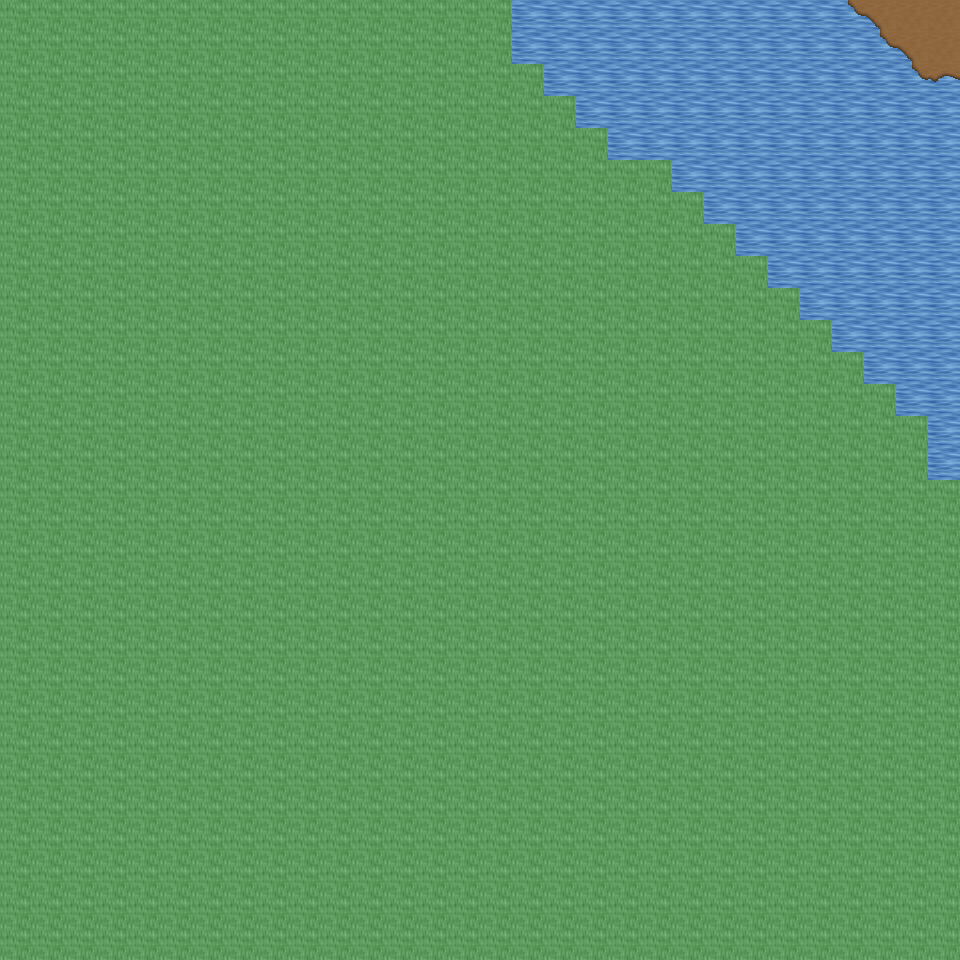

Tiled map render using the project's own tile images. Description and the map definition, with tile-layer contents summarised, below:
An orthogonal 30x30 tile map with 32x32 px tiles, 6 tile layers (Ground, Object, Object2, Above, ...), 29 tilesets and 2 objects (2x mapExit).

<map version="1.0" orientation="orthogonal" renderorder="right-down" width="30" height="30" tilewidth="32" tileheight="32" nextobjectid="3">
  <tileset firstgid="1" name="tileset_ground_ground" tilewidth="32" tileheight="32" tilecount="33" columns="3">
    <image source="../drawable/tileset_ground_ground.png" width="96" height="352" />
  </tileset>
  <tileset firstgid="34" name="tileset_ground_water_pool" tilewidth="32" tileheight="32" tilecount="72" columns="3">
    <image source="../drawable/tileset_ground_water_pool.png" width="96" height="768" />
  </tileset>
  <tileset firstgid="106" name="tileset_ground_earth_edges" tilewidth="32" tileheight="32" tilecount="18" columns="6">
    <image source="../drawable/tileset_ground_earth_edges.png" width="192" height="96" />
  </tileset>
  <tileset firstgid="124" name="tileset_ground_grass_edges" tilewidth="32" tileheight="32" tilecount="36" columns="12">
    <image source="../drawable/tileset_ground_grass_edges.png" width="384" height="96" />
  </tileset>
  <tileset firstgid="160" name="tileset_ground_grass_corners" tilewidth="32" tileheight="32" tilecount="24" columns="6">
    <image source="../drawable/tileset_ground_grass_corners.png" width="192" height="128" />
  </tileset>
  <tileset firstgid="184" name="tileset_ground_water_pool_corners" tilewidth="32" tileheight="32" tilecount="72" columns="3">
    <image source="../drawable/tileset_ground_water_pool_corners.png" width="96" height="768" />
  </tileset>
  <tileset firstgid="256" name="tileset_furniture_carpet_carpets" tilewidth="32" tileheight="32" tilecount="8" columns="4">
    <image source="../drawable/tileset_furniture_carpet_carpets.png" width="128" height="64" />
  </tileset>
  <tileset firstgid="264" name="tileset_ground_ridge_earth_dark" tilewidth="32" tileheight="32" tilecount="96" columns="12">
    <image source="../drawable/tileset_ground_ridge_earth_dark.png" width="384" height="256" />
  </tileset>
  <tileset firstgid="360" name="tileset_ground_ridge_earth_pale" tilewidth="32" tileheight="32" tilecount="96" columns="12">
    <image source="../drawable/tileset_ground_ridge_earth_pale.png" width="384" height="256" />
  </tileset>
  <tileset firstgid="456" name="tileset_plant_grasses" tilewidth="32" tileheight="32" tilecount="6" columns="3">
    <image source="../drawable/tileset_plant_grasses.png" width="96" height="64" />
  </tileset>
  <tileset firstgid="462" name="tileset_plant_flower_daisy_red" tilewidth="32" tileheight="32" tilecount="8" columns="2">
    <image source="../drawable/tileset_plant_flower_daisy_red.png" width="64" height="128" />
  </tileset>
  <tileset firstgid="470" name="tileset_plant_flower_daisy_blue" tilewidth="32" tileheight="32" tilecount="8" columns="2">
    <image source="../drawable/tileset_plant_flower_daisy_blue.png" width="64" height="128" />
  </tileset>
  <tileset firstgid="478" name="tileset_plant_flower_daisy_yellow" tilewidth="32" tileheight="32" tilecount="8" columns="2">
    <image source="../drawable/tileset_plant_flower_daisy_yellow.png" width="64" height="128" />
  </tileset>
  <tileset firstgid="486" name="tileset_plant_bush_bushes" tilewidth="32" tileheight="32" tilecount="10" columns="5">
    <image source="../drawable/tileset_plant_bush_bushes.png" width="160" height="64" />
  </tileset>
  <tileset firstgid="496" name="tileset_furniture_table_long_side_on_pale" tilewidth="32" tileheight="32" tilecount="3" columns="3">
    <image source="../drawable/tileset_furniture_table_long_side_on_pale.png" width="96" height="32" />
  </tileset>
  <tileset firstgid="499" name="tileset_plant_stump_small_stump" tilewidth="32" tileheight="32" tilecount="4" columns="2">
    <image source="../drawable/tileset_plant_stump_small_stump.png" width="64" height="64" />
  </tileset>
  <tileset firstgid="503" name="tileset_ground_rock_rocks_2" tilewidth="32" tileheight="32" tilecount="4" columns="2">
    <image source="../drawable/tileset_ground_rock_rocks_2.png" width="64" height="64" />
  </tileset>
  <tileset firstgid="507" name="tileset_ground_ladder_vertical_dark" tilewidth="32" tileheight="32" tilecount="3" columns="3">
    <image source="../drawable/tileset_ground_ladder_vertical_dark.png" width="96" height="32" />
  </tileset>
  <tileset firstgid="510" name="tileset_item_statue_green_stone" tilewidth="32" tileheight="32" tilecount="12" columns="4">
    <image source="../drawable/tileset_item_statue_green_stone.png" width="128" height="96" />
  </tileset>
  <tileset firstgid="522" name="tileset_logic_creature_gnome" tilewidth="32" tileheight="32" tilecount="6" columns="6">
    <image source="../drawable/tileset_logic_creature_gnome.png" width="192" height="32" />
  </tileset>
  <tileset firstgid="528" name="tileset_logic_creature_animal" tilewidth="32" tileheight="32" tilecount="32" columns="8">
    <image source="../drawable/tileset_logic_creature_animal.png" width="256" height="128" />
  </tileset>
  <tileset firstgid="560" name="tileset_logic_collision" tilewidth="32" tileheight="32" tilecount="1" columns="1">
    <image source="../drawable/tileset_logic_collision.png" width="32" height="32" />
  </tileset>
  <tileset firstgid="561" name="tileset_furniture_table_long_front_on_pale" tilewidth="32" tileheight="32" tilecount="3" columns="1">
    <image source="../drawable/tileset_furniture_table_long_front_on_pale.png" width="32" height="96" />
  </tileset>
  <tileset firstgid="564" name="tileset_furniture_light_flames" tilewidth="32" tileheight="32" tilecount="6" columns="6">
    <image source="../drawable/tileset_furniture_light_flames.png" width="192" height="32" />
  </tileset>
  <tileset firstgid="570" name="tileset_ground_green_paving" tilewidth="32" tileheight="32" tilecount="18" columns="3">
    <image source="../drawable/tileset_ground_green_paving.png" width="96" height="192" />
  </tileset>
  <tileset firstgid="588" name="tileset_logic_protection" tilewidth="32" tileheight="32" tilecount="2" columns="2">
    <image source="../drawable/tileset_logic_protection.png" width="64" height="32" />
  </tileset>
  <tileset firstgid="590" name="tileset_building_castle" tilewidth="32" tileheight="32" tilecount="320" columns="20">
    <image source="../drawable/tileset_building_castle.png" width="640" height="512" />
  </tileset>
  <tileset firstgid="910" name="tileset_light_yellow_light_5x5" tilewidth="32" tileheight="32" tilecount="25" columns="5">
    <image source="../drawable/tileset_light_yellow_light_5x5.png" width="160" height="160" />
  </tileset>
  <tileset firstgid="935" name="tileset_logic_creature_human_risecia" tilewidth="32" tileheight="32" tilecount="4" columns="4">
    <image source="../drawable/tileset_logic_creature_human_risecia.png" width="128" height="32" />
  </tileset>
  <layer name="Ground" width="30" height="30">
    <data>[900 cells, 900 non-empty, 7 distinct tile ids]</data>
  </layer>
  <layer name="Object" width="30" height="30">
    <data>[900 cells, 6 non-empty, 3 distinct tile ids]</data>
  </layer>
  <layer name="Object2" width="30" height="30">
    <data>[900 cells, 0 non-empty, 0 distinct tile ids]</data>
  </layer>
  <layer name="Above" width="30" height="30">
    <data>[900 cells, 0 non-empty, 0 distinct tile ids]</data>
  </layer>
  <layer name="Above2" width="30" height="30">
    <data>[900 cells, 0 non-empty, 0 distinct tile ids]</data>
  </layer>
  <layer name="Walkable" width="30" height="30">
    <data>[900 cells, 790 non-empty, 1 distinct tile ids]</data>
  </layer>
  <objectgroup name="MapEvents">
    <object id="1" name="north" type="mapExit" x="512" y="0" width="448" height="32">
      <properties>
        <property name="map" value="level_0_x69_y93" />
        <property name="x" value="16" />
        <property name="y" value="28" />
      </properties>
    </object>
    </objectgroup>
</map>
<!-- 1 of 2 objects omitted -->
